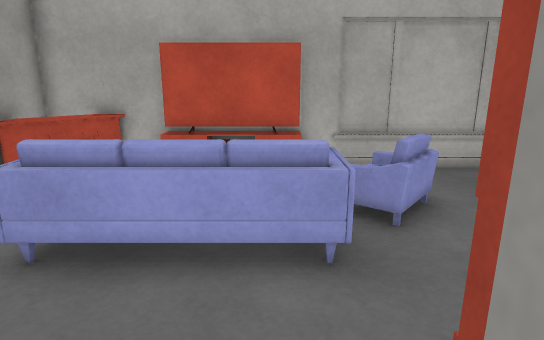
view 1 (above)

21 first-person views from a walk through a scene from a Unity 3-D project. The camera is 1.3 m above the floor, tilts 14° down and sees 75° across. The floor is counted in squares, 0.5 m on a side. Each view is taken from the middle of a square. On the plan, view 1 faces up. The plan holds only what a view shows up to about 20 squares ahead; the rest is blank. The player is left out. Door leaves are left out, so doorways stand open. Surface patterns are stand-ins for the level's own textures.

view 2
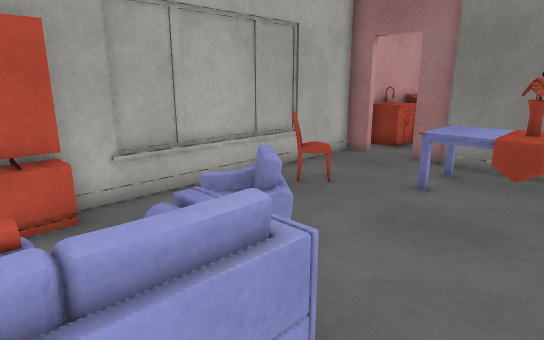

view 3
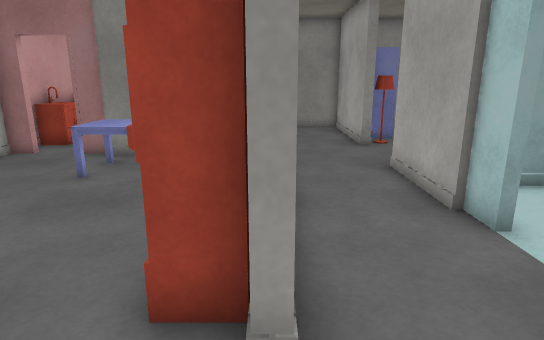

view 4
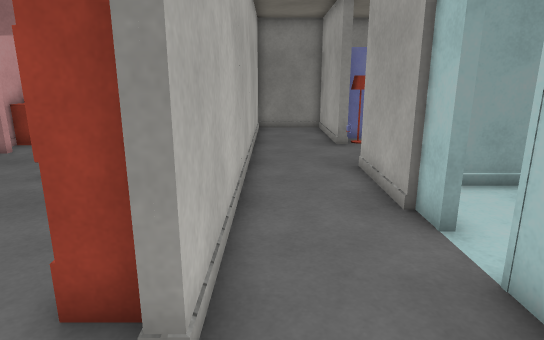

view 5
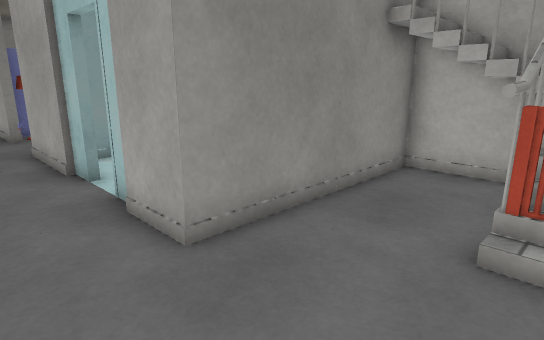

view 6
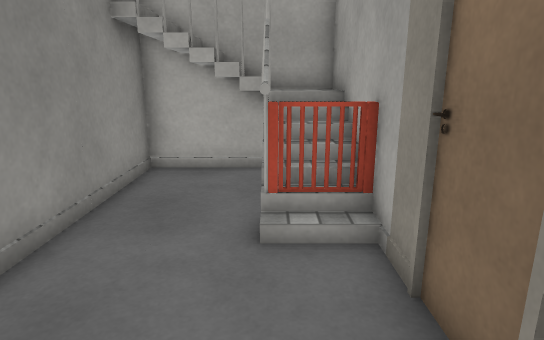

view 7
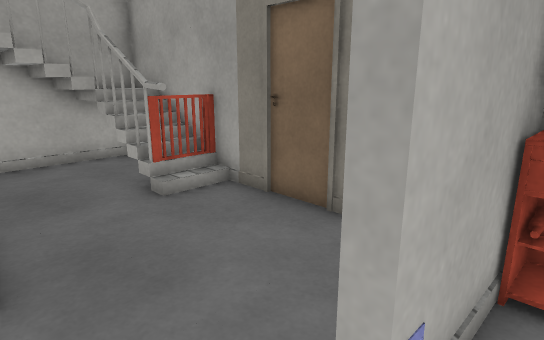

view 8
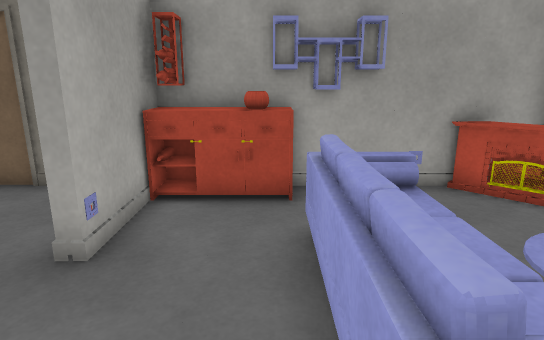

view 9
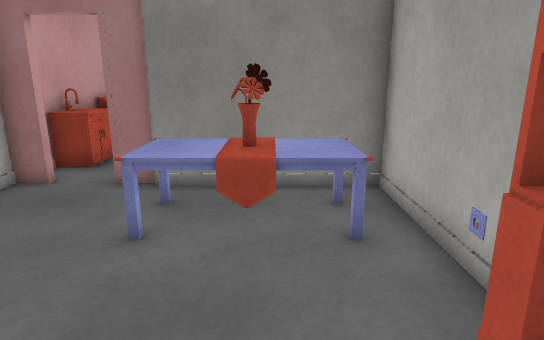

view 10
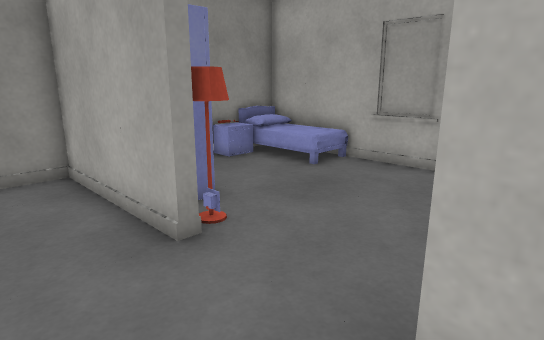

view 11
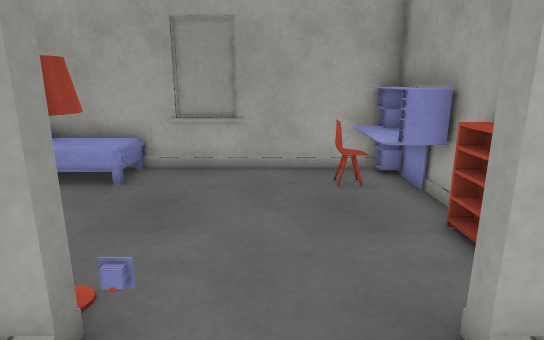

view 12
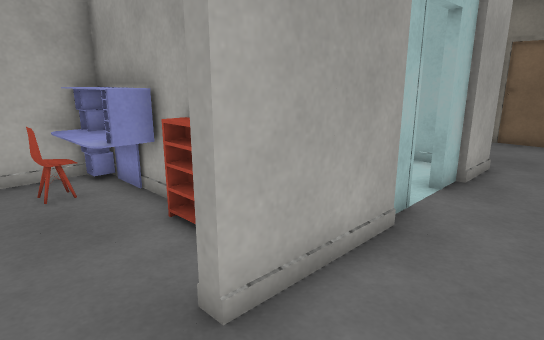

view 13
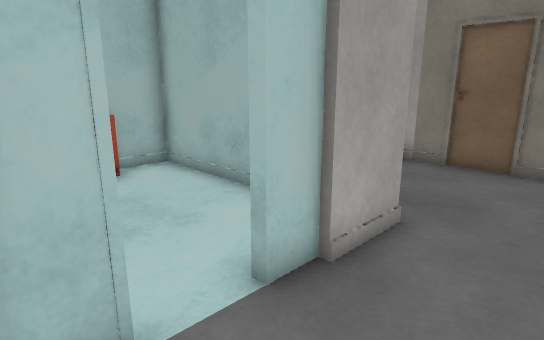

view 14
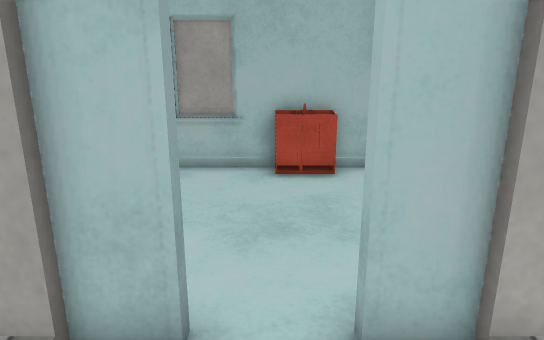

view 15
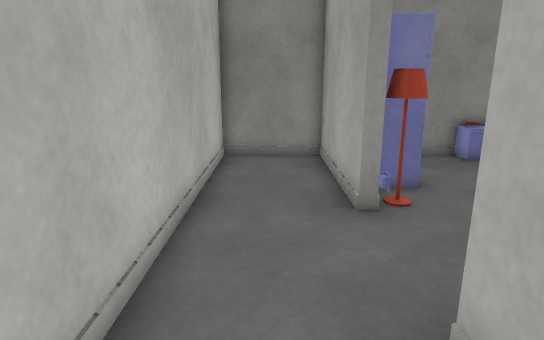

view 16
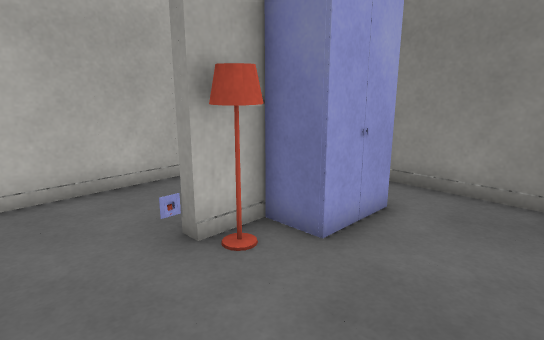

view 17
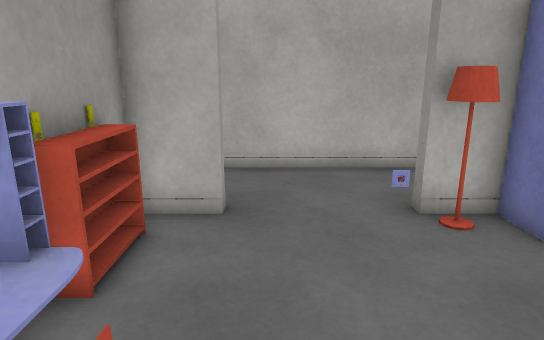

view 18
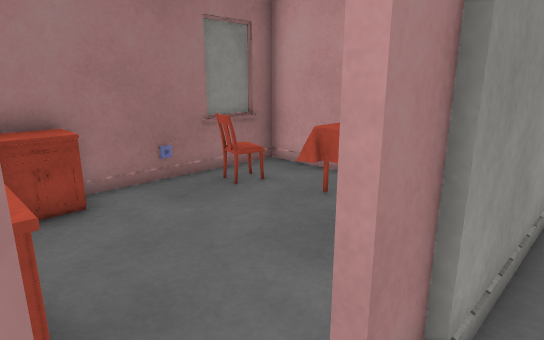

view 19
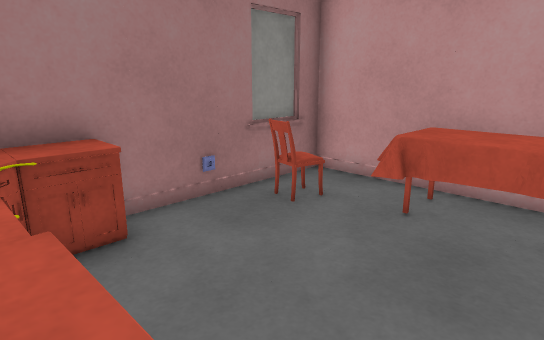

view 20
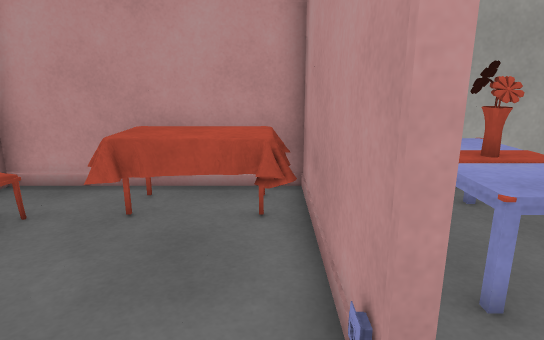

view 21
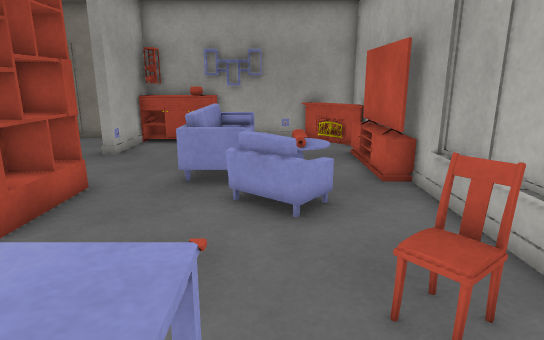

### Floor plan
Points are (right, up) in squares from view 1. A wall is a line through its corners. A room is listed if a view was taken in it or the views show most of it. See-through windows are left out.
Room 1 (views 1, 2, 3, 4, 5, 6, 7, 8, 9, 10, 11, 12, 13, 14, 15, 18, 19, 20, 21)
walls: (2.6, 2.4) (2.6, 1.2); (5.1, 1.2) (5.6, 1.2); (5.5, 0.8) (2.4, 0.8); (1.4, 1.4) (1.4, 2.3) (4.5, 2.3); (8.4, 1.2) (18.9, 1.2); (6.4, -2.8) (9, -2.8); (1.4, -3) (2.1, -3); (10.8, 1.1) (10.8, 5.6); (11.2, 5.6) (11.2, 1.1); (9, -3.2) (7.2, -3.2) (7.2, -3.6); (11, 7.4) (11, 8.1); (-0.8, -4.4) (-0.8, -5); (11.2, 8.1) (11.2, 7.5); (8.5, 10.9) (1.4, 10.9); (11, 9.9) (11, 10.9); (-0.8, -6.5) (-0.8, -9.4); (13, -2.8) (14.9, -2.8); (-6.8, 3.6) (-6.8, 2.5); (-6.8, 1.6) (-6.8, 1.2) (-4.4, 1.2); (14.9, 0.8) (8.4, 0.8); (-4.4, 10.9) (-6.8, 10.9); (-6.8, -1.4) (-6.8, -4.5); (13.5, 10.9) (12.5, 10.9); (-6.8, 9.5) (-6.8, 6.4); (15.5, 10.9) (14.4, 10.9); (-6.8, -6.4) (-6.8, -7.5); (-1.2, -10.9) (-1.2, -4.9); (18.8, 1.9) (18.8, 4.6); (18.8, 6.5) (18.8, 9.2); (17.4, 10.9) (16.4, 10.9); (-6.8, -8.4) (-6.8, -9.5); (-6.8, -10.8) (-3.1, -10.8)
low walls: (7.8, 10.7) (1.9, 10.7)
ways out: open door at (2.9, -3.7) to room 2; open door at (10.8, -3.4) to room 2; open door at (15, -1) to room 2
objects: other object (-7, -10); other object (-7, -8); other object (-7, -6); other object (-7, -5); other object (-7, -1); other object (-7, 0); other object (-7, 1) to (-6, 2); other object (-7, 4); other object (-7, 5) to (-6, 6); other object (-7, 10); other object (-6, -10) to (-2, -7); other object (-6, -6) to (-5, -6); other object (-6, 2); other object (-6, 3) to (-6, 4); other object (-6, 9) to (-5, 10); other object (-5, -5); other object (-4, 1); other object (-4, 5) to (1, 6); other object (-3, 1); TV (-3, 10) to (-2, 10); other object (-3, 11) to (-2, 11); other object (-1, -8); other object (-1, -6); other object (-1, -4); other object (-1, -3); TV (-1, 10); other object (-1, 11) to (0, 11); other object (0, -3); TV (0, 10) to (1, 10); other object (1, -3); other object (1, 1); other object (1, 11); other object (2, 1); other object (2, 6) to (3, 7); other object (4, -3) to (5, -3); other object (4, 1); other object (6, -3); other object (6, 1); other object (7, -4); other object (7, 1); other object (8, -3); other object (8, 1); other object (8, 2); other object (8, 2) to (9, 3); other object (8, 4) to (9, 5); other object (8, 6); other object (9, 6); other object (9, 11); other object (10, 1); other object (10, 4) to (10, 5); other object (10, 6); other object (10, 11); other object (11, 2); other object (11, 4); other object (11, 6); other object (11, 7); other object (12, 1); other object (12, 2) to (15, 4); other object (12, 11); other object (13, 10) to (14, 10); other object (14, -3); other object (14, 1); other object (14, 11); other object (15, 10); other object (16, 9); other object (16, 10); other object (16, 11); other object (17, 4) to (18, 4); other object (17, 9); other object (17, 10); other object (18, 8) to (18, 9); other object (19, 5); other object (19, 6); other object (19, 8)
Room 2 (views 16, 17)
walls: (7.2, -6.4) (7.2, -10.9); (11.4, -10.8) (18.8, -10.8) (18.8, -7.4); (14.6, -3.2) (13, -3.2); (14.9, -2.8) (18.8, -2.8) (18.8, 1.9); (3.4, -10.8) (9.6, -10.8); (18.8, -5.6) (18.8, -4.5); (-0.8, -9.4) (-0.8, -10.9); (18.9, 0.8) (14.9, 0.8); (-3.1, -10.8) (1.6, -10.8)
ways out: open door at (2.9, -3.7) to room 1; open door at (10.8, -3.4) to room 1; open door at (15, -1) to room 1
objects: other object (-1, -10); other object (0, -11); other object (1, -10) to (3, -10); other object (2, -11); other object (3, -11); other object (7, -10); other object (7, -8); other object (7, -6); other object (7, -5); other object (8, -11); other object (8, -10) to (9, -7); other object (8, -6) to (8, -4); other object (9, -9); other object (10, -11); other object (11, -11); other object (13, -4) to (14, -4); other object (14, -11); other object (15, -5) to (17, -4); other object (16, -3); other object (16, 1); other object (18, -3); other object (18, 1); other object (19, -7); other object (19, -6); other object (19, -4); other object (19, 0)

Where each view was taken, in squares from view 1:
view 1: 0 up, 0 right, facing up
view 2: 3 up, 1 left, facing up-right
view 3: 1 up, 2 left, facing right
view 4: 0 up, 2 left, facing right
view 5: 0 up, 6 left, facing down-right
view 6: 0 up, 5 left, facing down
view 7: 2 up, 1 left, facing down-left
view 8: 4 up, 2 right, facing left
view 9: 4 up, 2 right, facing right
view 10: 0 up, 8 right, facing down-right
view 11: 0 up, 11 right, facing down
view 12: 0 up, 11 right, facing down-left
view 13: 0 up, 5 right, facing down-left
view 14: 0 up, 3 right, facing down
view 15: 1 down, 6 right, facing right
view 16: 8 down, 10 right, facing up-right
view 17: 10 down, 10 right, facing up
view 18: 10 up, 10 right, facing down-right
view 19: 10 up, 12 right, facing down-right
view 20: 10 up, 12 right, facing down
view 21: 7 up, 10 right, facing left
